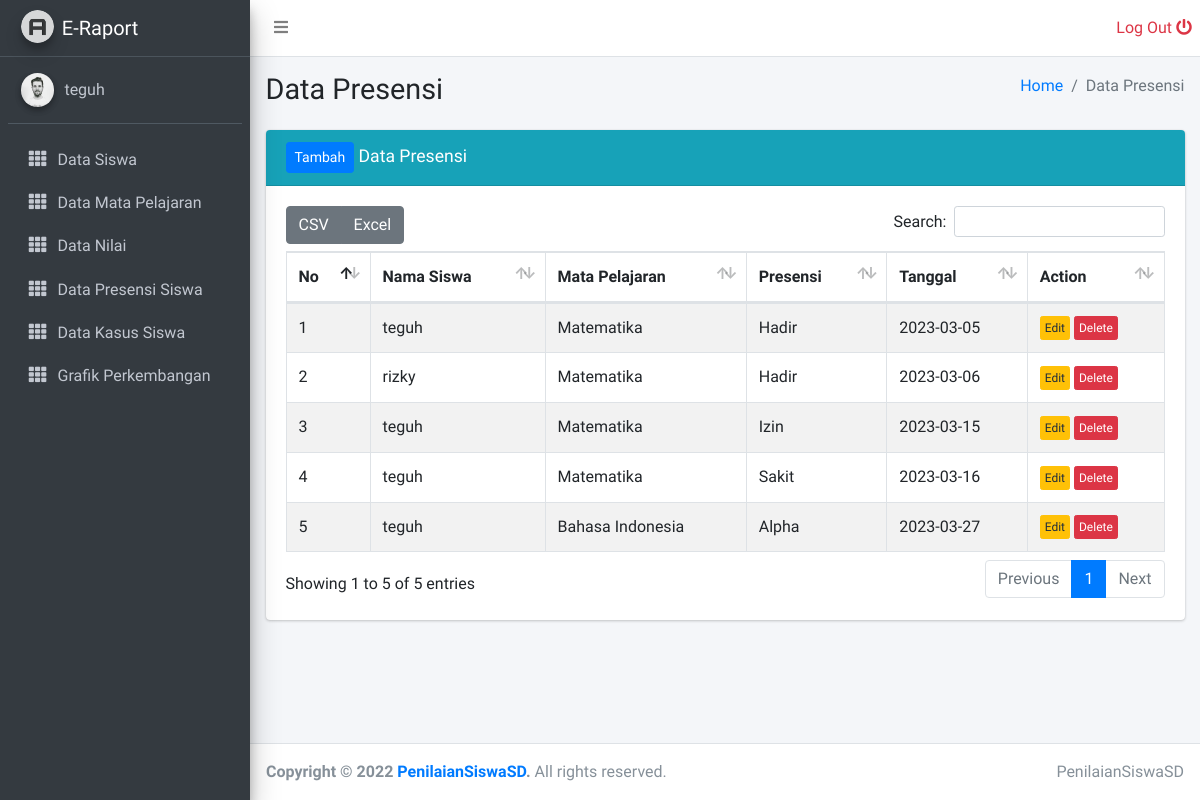
The page /guru/data_presensi.php (signed in) on the database as committed earlier.
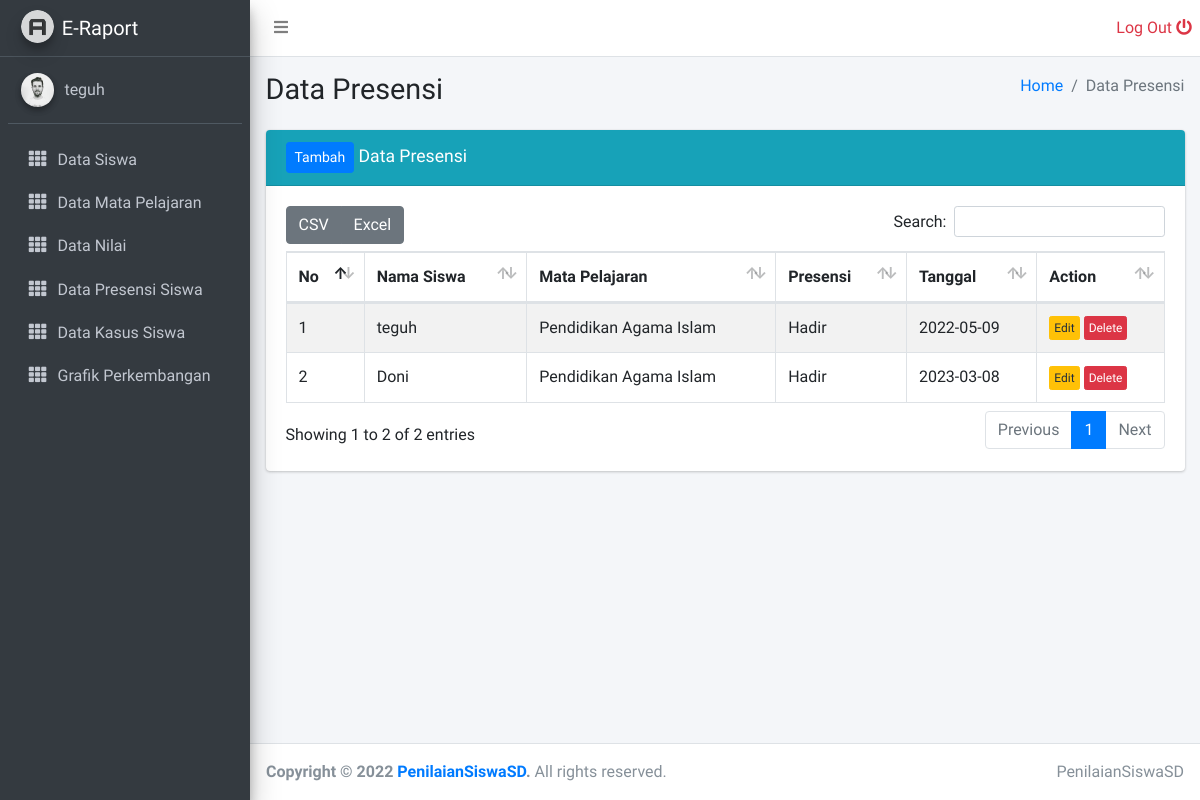
The same page on the database as committed later.
### tables this page shows
CREATE TABLE `presensi_siswa` (
  `id_presensi` int(11) NOT NULL,
  `id_siswa` int(11) NOT NULL,
  `id_pelajaran` int(11) NOT NULL,
  `presensi` varchar(10) NOT NULL,
  `tgl` date NOT NULL
);

CREATE TABLE `data_siswa` (
  `id_siswa` int(11) NOT NULL,
  `nama_siswa` varchar(40) NOT NULL,
  `alamat` text NOT NULL,
  `kelas` varchar(10) NOT NULL,
  `password` varchar(30) DEFAULT NULL,
  `nis` varchar(30) DEFAULT NULL,
  `jen_kel` varchar(30) DEFAULT NULL
);

CREATE TABLE `mata_pelajaran` (
  `id_pelajaran` int(11) NOT NULL,
  `nama_mata_pelajaran` varchar(30) NOT NULL,
  `id_guru` int(11) NOT NULL,
  `kelas` int(11) DEFAULT NULL
);

### guru/data_presensi.php (the view, shortened to what this page needs)
<?php
include '../layouts/sidebar.php';
?>
  <div class="content-wrapper">
    <div class="content-header">
      <div class="container-fluid">
        <div class="row mb-2">
          <div class="col-sm-6">
            <h1 class="m-0">Data Presensi</h1>
          </div>
          <div class="col-sm-6">
            <ol class="breadcrumb float-sm-right">
              <li class="breadcrumb-item"><a href="#">Home</a></li>
              <li class="breadcrumb-item active">Data Presensi</li>
            </ol>
          </div>
        </div>
      </div>
    </div>
    <div class="content">
      <div class="container-fluid">
        <div class="row">
          <div class="col-12">
          <div class="card card-info">
              <div class="card-header">
                <h3 class="card-title">
                <a href="tambah_data_presensi.php" class="btn btn-sm btn-primary">Tambah</a>
                Data Presensi</h3>
              </div>
              <div class="card-body">
                <table id="example1" class="table table-bordered table-striped">
                  <thead>
                  <tr>
                    <th>No</th>
                    <th>Nama Siswa</th>
                    <th>Mata Pelajaran</th>
                    <th>Presensi</th>
                    <th>Tanggal</th>
                    <th>Action</th>
                  </tr>
                  </thead>
                  <tbody>
                  <?php
                    include '../config/koneksi.php';
                    if (isset($_GET['id_siswa'])) {
                      $query = "SELECT * FROM presensi_siswa
                      INNER JOIN data_siswa ON presensi_siswa.id_siswa  = data_siswa.id_siswa
                      INNER JOIN mata_pelajaran ON presensi_siswa.id_pelajaran  = mata_pelajaran.id_pelajaran
                      WHERE presensi_siswa.id_siswa = '$_GET[id_siswa]'";
                    }else{
                    $query = "SELECT * FROM presensi_siswa
                    INNER JOIN data_siswa ON presensi_siswa.id_siswa  = data_siswa.id_siswa
                    INNER JOIN mata_pelajaran ON presensi_siswa.id_pelajaran  = mata_pelajaran.id_pelajaran";
                    }
                    $result = mysqli_query($koneksi, $query);
                    $no = 1;
                    while($row = mysqli_fetch_assoc($result))
                    {
                    ?>
                  <tr>
                    <td><?php echo $no; ?></td>
                    <td><?php echo $row['nama_siswa']; ?></td>
                    <td><?php echo $row['nama_mata_pelajaran']; ?></td>
                    <td><?php echo $row['presensi']; ?></td>
                    <td><?php echo $row['tgl']; ?></td>
                    <td>
                        <a href="edit_data_presensi.php?id_presensi=<?php echo $row['id_presensi']; ?>" class="btn btn-xs btn-warning">Edit</a>
                        <a href="presensi/hapus_data_presensi.php?id_presensi=<?php echo $row['id_presensi']; ?>" class="btn btn-xs btn-danger">Delete</a>
                    </td>
                  </tr>
                  <?php
                        $no++;
                    }
                  ?>
                  </tbody>
                </table>
              </div>
            </div>
          </div>
        </div>
      </div>
    </div>
  </div>
  <?php
    include '../layouts/footer.php';
  ?>

### layouts/sidebar.php (shortened to what this page needs)
<!DOCTYPE html>
<html lang="en">
<head>
  <link rel="stylesheet" href="../plugins/fontawesome-free/css/all.min.css">
  <link rel="stylesheet" href="../plugins/datatables-bs4/css/dataTables.bootstrap4.min.css">
  <link rel="stylesheet" href="../plugins/datatables-responsive/css/responsive.bootstrap4.min.css">
  <link rel="stylesheet" href="../plugins/datatables-buttons/css/buttons.bootstrap4.min.css">
  <link rel="stylesheet" href="../dist/css/adminlte.min.css">
</head>
<body class="hold-transition sidebar-mini">
<div class="wrapper">
<nav class="main-header navbar navbar-expand navbar-white navbar-light">
    <ul class="navbar-nav">
      <li class="nav-item">
        <a class="nav-link" data-widget="pushmenu" href="#" role="button"><i class="fas fa-bars"></i></a>
      </li>
    </ul>
    <ul class="navbar-nav ml-auto">
     <li class="nav-item">
        <a class="text-danger" href="../logout.php" role="button">
          Log Out <i class="fas fa-power-off"></i>
        </a>
      </li>
    </ul>
  </nav>
  <aside class="main-sidebar sidebar-dark-primary elevation-4">
    <a href="index3.html" class="brand-link">
      <img src="../dist/img/AdminLTELogo.png" alt="E-Gudang" class="brand-image img-circle elevation-3" style="opacity: .8">
      <span class="brand-text font-weight-light">E-Raport</span>
    </a>
    <div class="sidebar">
      <div class="user-panel mt-3 pb-3 mb-3 d-flex">
        <div class="image">
          <img src="../dist/img/user1-128x128.jpg" class="img-circle elevation-2" alt="">
        </div>
        <div class="info">
          <a href="#"><?php echo $_SESSION['username'] ?></a>
        </div>
      </div>
      <nav class="mt-2">
        <ul class="nav nav-pills nav-sidebar flex-column" data-widget="treeview" role="menu" data-accordion="false">
          <?php if($_SESSION['hak_akses']=="siswa"){ ?>
            <li class="nav-item">
            <a href="data_siswa.php" class="nav-link">
              <i class="nav-icon fas fa-th"></i>
              <p>
                Data Siswa
              </p>
            </a>
          </li>
            <?php } ?>
        <?php if($_SESSION['hak_akses']=="guru" || $_SESSION['hak_akses']=="siswa"){ ?>
          <li class="nav-item">
            <a href="data_mapel.php" class="nav-link">
              <i class="nav-icon fas fa-th"></i>
              <p>
                Data Mata Pelajaran
              </p>
            </a>
          </li>
          <li class="nav-item">
            <a href="data_nilai.php" class="nav-link">
              <i class="nav-icon fas fa-th"></i>
              <p>
                Data Nilai
              </p>
            </a>
          </li>
          <li class="nav-item">
            <a href="data_presensi.php" class="nav-link">
              <i class="nav-icon fas fa-th"></i>
              <p>
                Data Presensi Siswa
              </p>
            </a>
          </li>
          <li class="nav-item">
            <a href="data_kasus.php" class="nav-link">
              <i class="nav-icon fas fa-th"></i>
              <p>
                Data Kasus Siswa
              </p>
            </a>
          </li>
          <li class="nav-item">
            <a href="data_grafik_perkembangan.php" class="nav-link">
              <i class="nav-icon fas fa-th"></i>
              <p>
                Grafik Perkembangan
              </p>
            </a>
          </li>
          <?php } ?>
        </ul>
      </nav>
    </div>
  </aside>

### layouts/footer.php (shortened to what this page needs)
<footer class="main-footer">
    <div class="float-right d-none d-sm-inline">
      PenilaianSiswaSD
    </div>
    <strong>Copyright &copy; 2022 <a href="#">PenilaianSiswaSD</a>.</strong> All rights reserved.
  </footer>
</div>
</body>
</html>

Rows that differ between the two databases and show on the page:
removed presensi_siswa: id_siswa.nama_siswa "teguh", id_pelajaran.nama_mata_pelajaran "Matematika", presensi "Hadir", tgl "2023-03-05"
removed presensi_siswa: id_siswa.nama_siswa "rizky", id_pelajaran.nama_mata_pelajaran "Matematika", presensi "Hadir", tgl "2023-03-06"
removed presensi_siswa: id_siswa.nama_siswa "teguh", id_pelajaran.nama_mata_pelajaran "Matematika", presensi "Izin", tgl "2023-03-15"
removed presensi_siswa: id_siswa.nama_siswa "teguh", id_pelajaran.nama_mata_pelajaran "Matematika", presensi "Sakit", tgl "2023-03-16"
changed presensi_siswa "teguh": id_pelajaran.nama_mata_pelajaran "Bahasa Indonesia" → "Pendidikan Agama Islam"; presensi "Alpha" → "Hadir"; tgl "2023-03-27" → "2022-05-09"
added presensi_siswa: id_siswa.nama_siswa "Doni", id_pelajaran.nama_mata_pelajaran "Pendidikan Agama Islam", presensi "Hadir", tgl "2023-03-08"
Other text that changed with them:
text written by a page script: "CSV Excel Search: Showing 1 to 5 of 5 entries Previous 1 Next" → "CSV Excel Search: Showing 1 to 2 of 2 entries Previous 1 Next"
